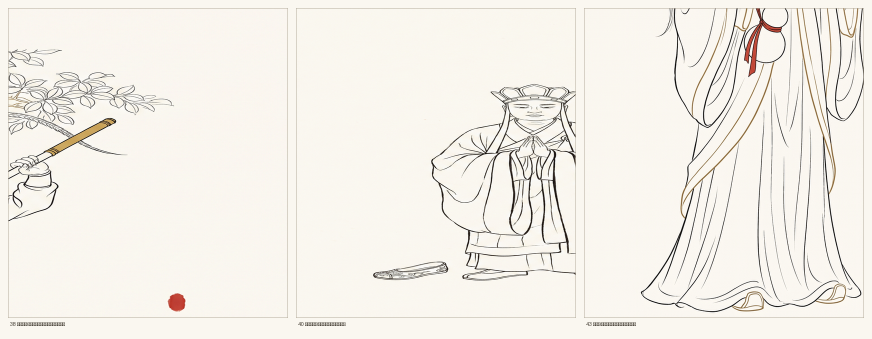
#> input picture scripts/output/_w984_zoom.png, 1744 x 678 px, given in place of plate-line-36-ch004-bimawen.png, which was not available (shown at 1/2 size)
$ python _w983_zoom.py
#> lines starting #> are read from the running program, lines starting #| are printed output that depends on the picture; pictures that were not available may be replaced by others from this repository, and a replacement may not be noted
# -*- coding: utf-8 -*-
"""_w983_zoom.py — W983 指定张的关键部位放大核对图（上半身裁切·3 张并排）

用法：py -3 scripts/_w983_zoom.py
输出：scripts/output/_w983_zoom.png
"""
import os

from PIL import Image, ImageDraw

REPO = r"D:\xiyouji"
SET = os.path.join(REPO, "assets", "promo", "plate-set")
OUT = os.path.join(REPO, "scripts", "output", "_w983_zoom.png")
PAPER = (250, 247, 240)

# (stem, 裁切框, 说明)
ITEMS = [
    ("36-ch004-bimawen", (430, 620, 950, 1080), "36 官服悟空·官印特写（查印面是否留白无字）"),
    ("27-baiyan-mojun", (380, 250, 900, 770), "27 百眼魔君·头部特写（查千眼与袍服是否线描）"),
]

TW, TH, PAD, LH = 560, 620, 16, 26
sheet = Image.new("RGB", (len(ITEMS) * TW + (len(ITEMS) + 1) * PAD, TH + LH + 2 * PAD), PAPER)
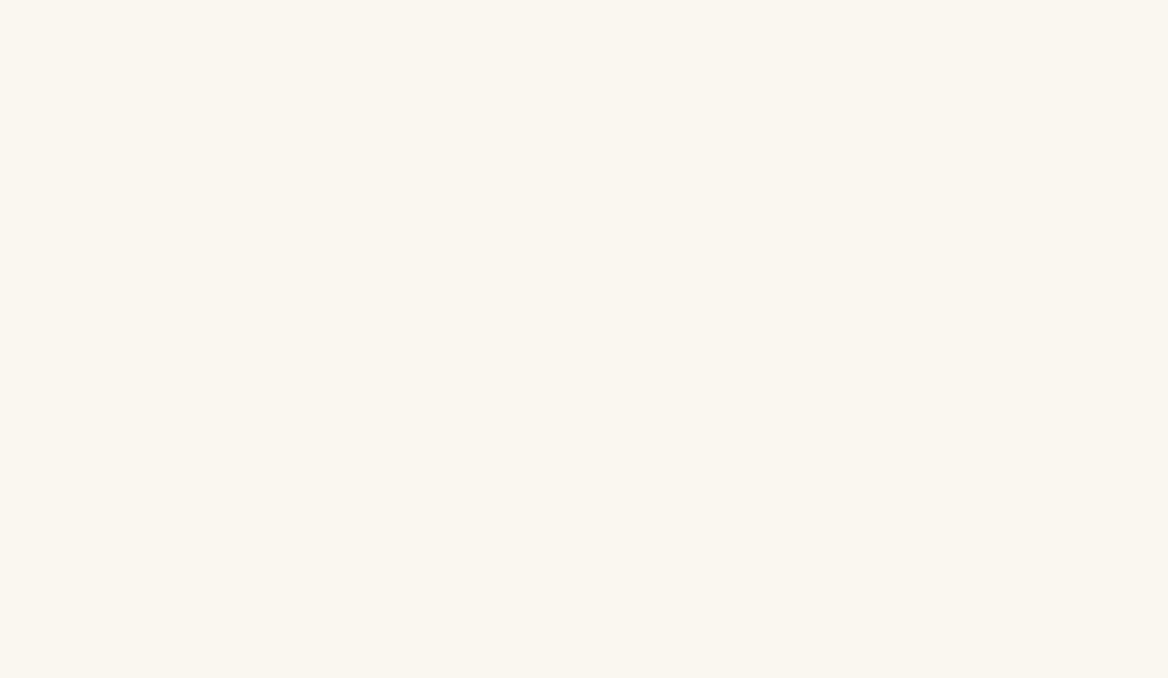
#> sheet: PIL image 1168x678 RGB; mean R, G, B 250, 247, 240
dr = ImageDraw.Draw(sheet)
for i, (stem, box, note) in enumerate(ITEMS):
    im = Image.open(os.path.join(SET, "plate-line-%s.png" % stem)).convert("RGB").crop(box)
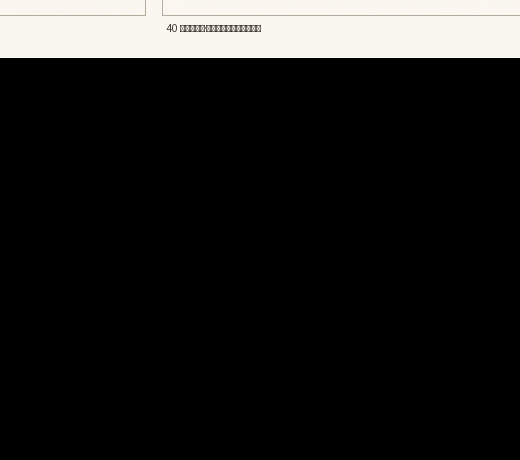
#> im: PIL image 520x460 RGB; mean R, G, B 31.1, 30.7, 29.8
    im = im.resize((TW, TH), Image.LANCZOS)
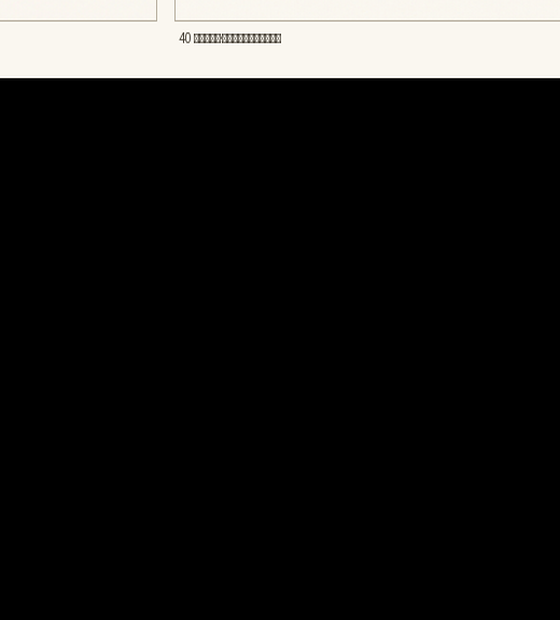
#> im: PIL image 560x620 RGB; mean R, G, B 31.1, 30.7, 29.8
    x = PAD + i * (TW + PAD)
    sheet.paste(im, (x, PAD))
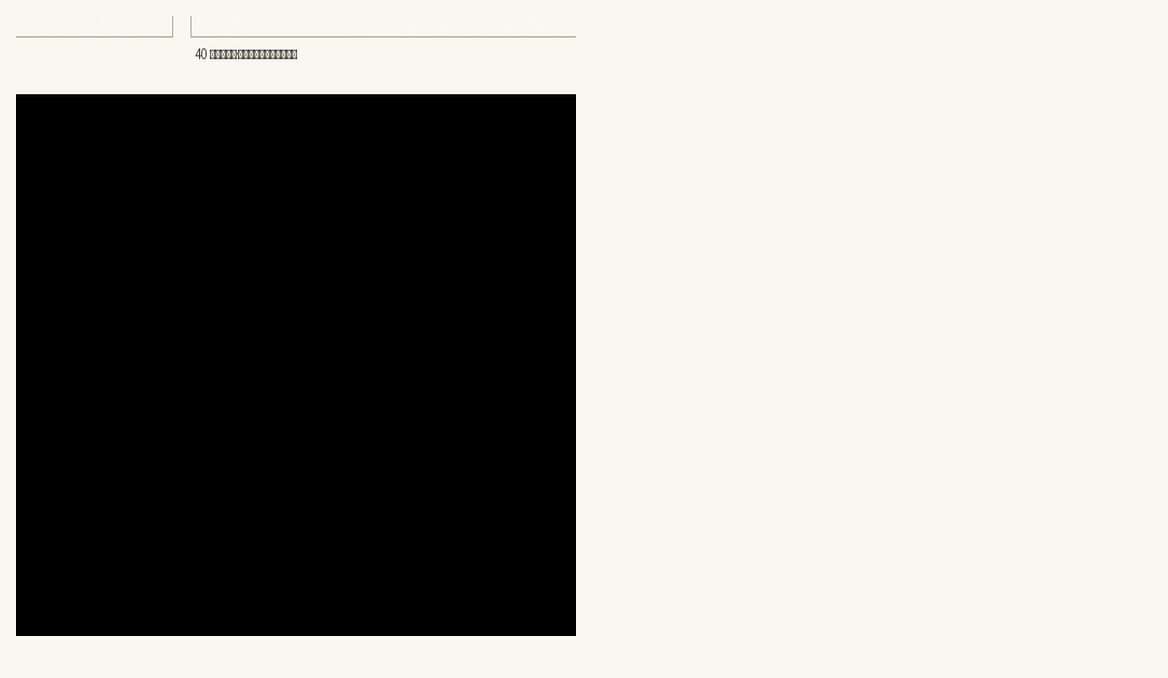
#> sheet: PIL image 1168x678 RGB; mean R, G, B 154, 152.2, 147.8
    dr.rectangle([x, PAD, x + TW - 1, PAD + TH - 1], outline=(180, 172, 156))
    dr.text((x + 4, PAD + TH + 6), note, fill=(60, 54, 44))
#> pass 2 of the loop `for i, (stem, box, note) in enumerate(ITEMS):`:
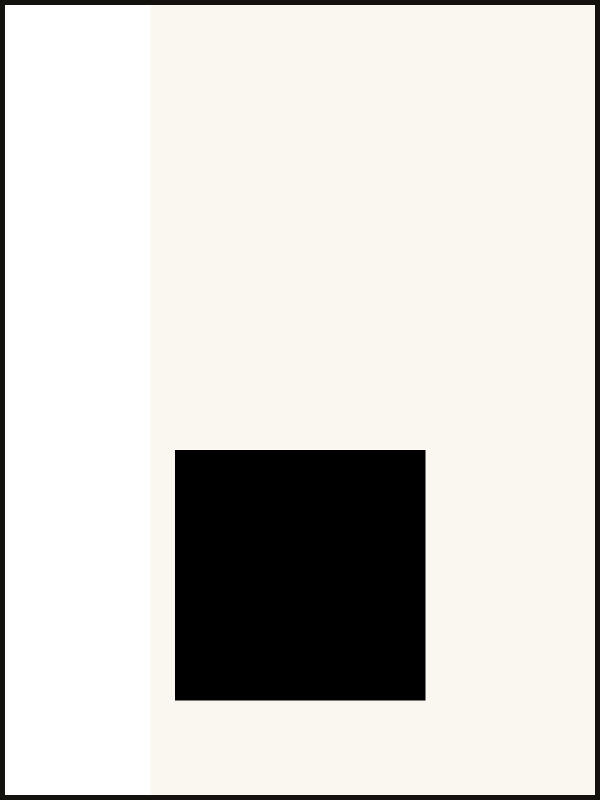
#> input picture scripts/output/_w974_negative_sample.png, 1200 x 1600 px, given in place of plate-line-27-baiyan-mojun.png, which was not available (shown at 1/2 size)
#> `im = im.resize((TW, TH), Image.LANCZOS)`:
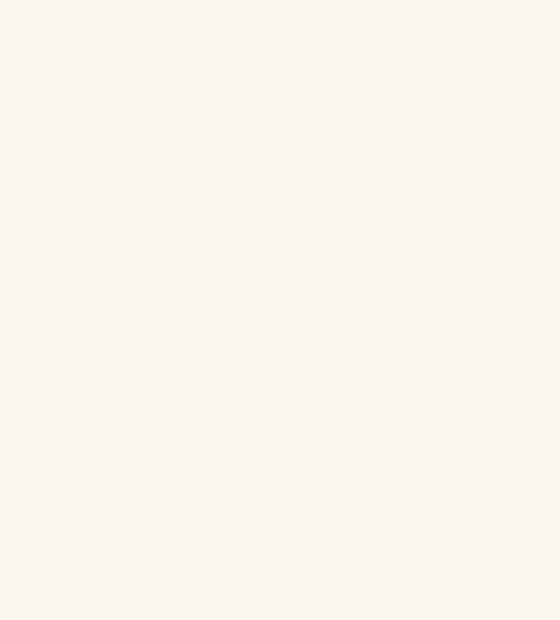
#> im: PIL image 560x620 RGB; mean R, G, B 250, 247, 240
#> `sheet.paste(im, (x, PAD))`:
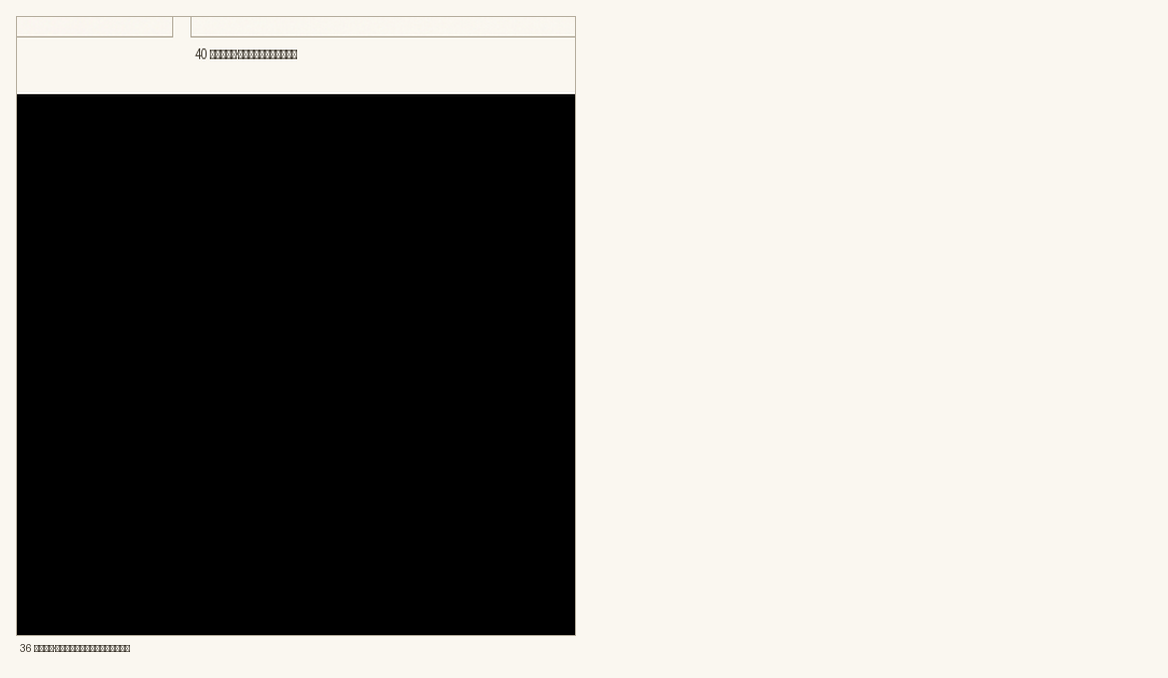
#> sheet: PIL image 1168x678 RGB; mean R, G, B 154.2, 152.4, 148
sheet.save(OUT, "PNG", optimize=True)
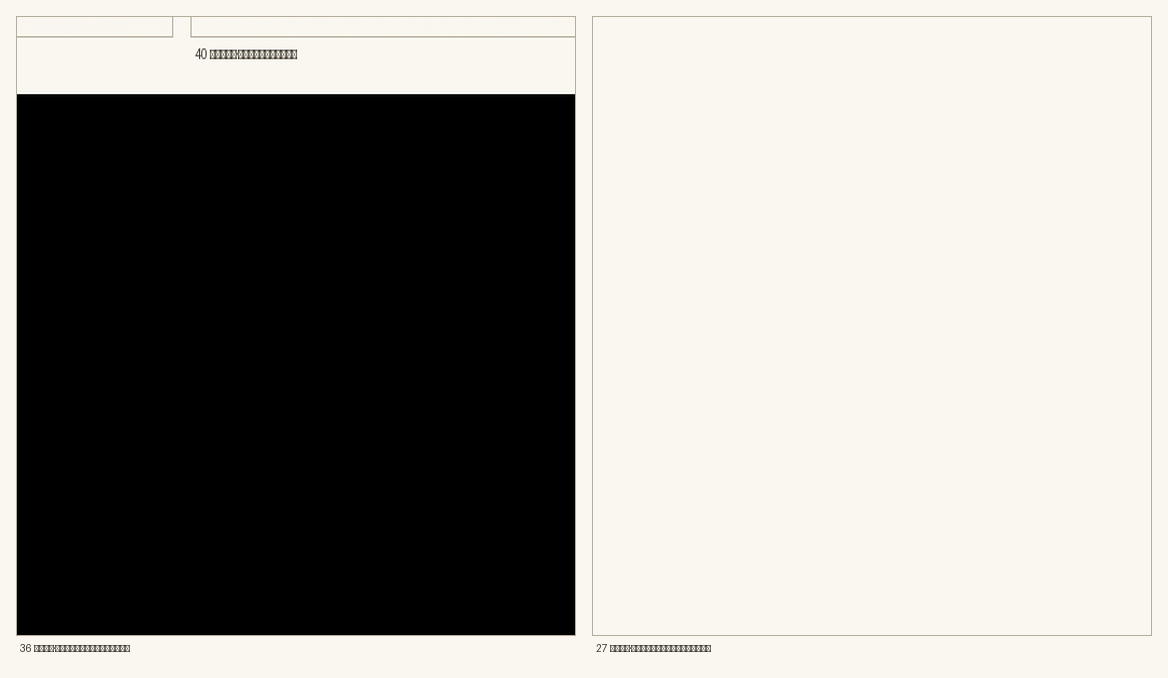
#> saved as _w983_zoom.png: PIL image 1168x678 RGB; mean R, G, B 153.9, 152, 147.6
print("放大核对图：%s（%dx%d）" % (OUT, sheet.size[0], sheet.size[1]))
#| 放大核对图：D:\xiyouji/scripts/output/_w983_zoom.png（1168x678）
